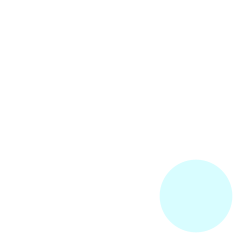
Frame 1 (no input)
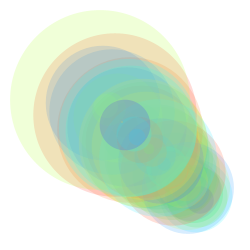
Frame 60 (the mouse pressed at the canvas centre just before this capture)
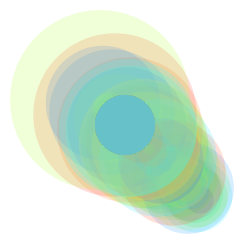
Frame 120 (the mouse held since frame 60 and released just before this capture)

The Processing sketch that drew these frames (run headless with seeded random() and noise(); from frame 60 on, the mouse is pressed at the canvas centre):

// Processing sketch: processing_103209
// ── processing_103209.pde

int counter;
int num;
void setup() {  //setup function called initially, only once
  size(250, 250);
  background(255);  //set background white
  colorMode(HSB);   //set colors to Hue, Saturation, Brightness mode
  counter = 0;
  num = 1;
}

void draw() {  //draw function loops 
  counter += 5;
  if (num < 100){
  num += 3;
  }
  else {
  num = 0;
  }
  noStroke();
  fill(random(200),200,255,50);
  
  if(mousePressed == true) { //add some interaction
    ellipse(mouseX, mouseY, 60, 60);
  }
  else {
    ellipse(200- num, 200-num, 80*sin(counter)+num, 80*sin(counter)+num);
  }
}
